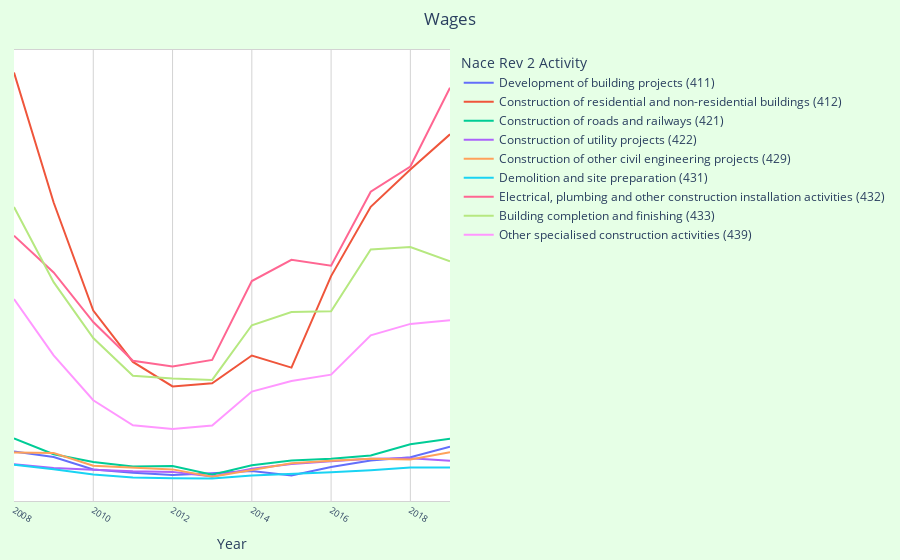

Here is the notebook cell this chart was saved with:
### Code cell
fig1 = px.line(wages, x="Year", y='VALUE', color="Nace Rev 2 Activity", title="Wages")
fig1.update_layout(
    xaxis_tickangle=30,#angle of the tick on x-axis
    title=dict(x=0.5), #set the title in center
    xaxis_tickfont=dict(size=9), #set the font for x-axis
    yaxis_visible=False, yaxis_showticklabels=False,
    margin=dict(l=10, r=20, t=50, b=20), #set the margin
    paper_bgcolor="#e6ffe6",#"#d7eff1", #set the background color for chart
    plot_bgcolor='white'
)
update_axes(fig1)

### Figure 1 — Plotly figure (JSON) as saved in the notebook; plotly's stock layout.template omitted (floating-point values rounded to 4 significant figures)
{"data": [{"hovertemplate": "Nace Rev 2 Activity=Development of building projects (411)<br>Year=%{x}<br>VALUE=%{y}<extra></extra>", "legendgroup": "Development of building projects (411)", "line": {"color": "#636efa", "dash": "solid"}, "marker": {"symbol": "circle"}, "mode": "lines", "name": "Development of building projects (411)", "orientation": "v", "showlegend": true, "type": "scatter", "x": [2008, 2009, 2010, 2011, 2012, 2013, 2014, 2015, 2016, 2017, 2018, 2019], "xaxis": "x", "y": [159545, 132153, 70836, 53924, 43848, 51313, 62503, 41457, 83166, 115048, 131153, 182351], "yaxis": "y"}, {"hovertemplate": "Nace Rev 2 Activity=Construction of residential and non-residential buildings (412)<br>Year=%{x}<br>VALUE=%{y}<extra></extra>", "legendgroup": "Construction of residential and non-residential buildings (412)", "line": {"color": "#EF553B", "dash": "solid"}, "marker": {"symbol": "circle"}, "mode": "lines", "name": "Construction of residential and non-residential buildings (412)", "orientation": "v", "showlegend": true, "type": "scatter", "x": [2008, 2009, 2010, 2011, 2012, 2013, 2014, 2015, 2016, 2017, 2018, 2019], "xaxis": "x", "y": [2025932, 1385667, 853547, 600327, 479868, 494748, 631743, 572298, 1023051, 1364556, 1548722, 1721650], "yaxis": "y"}, {"hovertemplate": "Nace Rev 2 Activity=Construction of roads and railways (421)<br>Year=%{x}<br>VALUE=%{y}<extra></extra>", "legendgroup": "Construction of roads and railways (421)", "line": {"color": "#00cc96", "dash": "solid"}, "marker": {"symbol": "circle"}, "mode": "lines", "name": "Construction of roads and railways (421)", "orientation": "v", "showlegend": true, "type": "scatter", "x": [2008, 2009, 2010, 2011, 2012, 2013, 2014, 2015, 2016, 2017, 2018, 2019], "xaxis": "x", "y": [224050, 145728, 107032, 85699, 87330, 44394, 91269, 115057, 123543, 139335, 194676, 221302], "yaxis": "y"}, {"hovertemplate": "Nace Rev 2 Activity=Construction of utility projects (422)<br>Year=%{x}<br>VALUE=%{y}<extra></extra>", "legendgroup": "Construction of utility projects (422)", "line": {"color": "#ab63fa", "dash": "solid"}, "marker": {"symbol": "circle"}, "mode": "lines", "name": "Construction of utility projects (422)", "orientation": "v", "showlegend": true, "type": "scatter", "x": [2008, 2009, 2010, 2011, 2012, 2013, 2014, 2015, 2016, 2017, 2018, 2019], "xaxis": "x", "y": [95966, 77532, 69619, 61604, 58663, 35473, 74220, 97234, 111506, 123004, 125291, 112913], "yaxis": "y"}, {"hovertemplate": "Nace Rev 2 Activity=Construction of other civil engineering projects (429)<br>Year=%{x}<br>VALUE=%{y}<extra></extra>", "legendgroup": "Construction of other civil engineering projects (429)", "line": {"color": "#FFA15A", "dash": "solid"}, "marker": {"symbol": "circle"}, "mode": "lines", "name": "Construction of other civil engineering projects (429)", "orientation": "v", "showlegend": true, "type": "scatter", "x": [2008, 2009, 2010, 2011, 2012, 2013, 2014, 2015, 2016, 2017, 2018, 2019], "xaxis": "x", "y": [153793, 151554, 88741, 78975, 70966, 34368, 68904, 101411, 113031, 123834, 119364, 155601], "yaxis": "y"}, {"hovertemplate": "Nace Rev 2 Activity=Demolition and site preparation (431)<br>Year=%{x}<br>VALUE=%{y}<extra></extra>", "legendgroup": "Demolition and site preparation (431)", "line": {"color": "#19d3f3", "dash": "solid"}, "marker": {"symbol": "circle"}, "mode": "lines", "name": "Demolition and site preparation (431)", "orientation": "v", "showlegend": true, "type": "scatter", "x": [2008, 2009, 2010, 2011, 2012, 2013, 2014, 2015, 2016, 2017, 2018, 2019], "xaxis": "x", "y": [93288, 71879, 45500, 30346, 27514, 26278, 40779, 47008, 56282, 66570, 80569, 80837], "yaxis": "y"}, {"hovertemplate": "Nace Rev 2 Activity=Electrical, plumbing and other construction installation activities (432)<br>Year=%{x}<br>VALUE=%{y}<extra></extra>", "legendgroup": "Electrical, plumbing and other construction installation activities (432)", "line": {"color": "#FF6692", "dash": "solid"}, "marker": {"symbol": "circle"}, "mode": "lines", "name": "Electrical, plumbing and other construction installation activities (432)", "orientation": "v", "showlegend": true, "type": "scatter", "x": [2008, 2009, 2010, 2011, 2012, 2013, 2014, 2015, 2016, 2017, 2018, 2019], "xaxis": "x", "y": [1222075, 1040976, 796796, 605994, 577751, 610282, 998975, 1103419, 1074716, 1438791, 1562850, 1951041], "yaxis": "y"}, {"hovertemplate": "Nace Rev 2 Activity=Building completion and finishing (433)<br>Year=%{x}<br>VALUE=%{y}<extra></extra>", "legendgroup": "Building completion and finishing (433)", "line": {"color": "#B6E880", "dash": "solid"}, "marker": {"symbol": "circle"}, "mode": "lines", "name": "Building completion and finishing (433)", "orientation": "v", "showlegend": true, "type": "scatter", "x": [2008, 2009, 2010, 2011, 2012, 2013, 2014, 2015, 2016, 2017, 2018, 2019], "xaxis": "x", "y": [1363489, 993166, 718242, 531921, 519139, 511827, 780854, 846237, 850038, 1154217, 1166075, 1096325], "yaxis": "y"}, {"hovertemplate": "Nace Rev 2 Activity=Other specialised construction activities (439)<br>Year=%{x}<br>VALUE=%{y}<extra></extra>", "legendgroup": "Other specialised construction activities (439)", "line": {"color": "#FF97FF", "dash": "solid"}, "marker": {"symbol": "circle"}, "mode": "lines", "name": "Other specialised construction activities (439)", "orientation": "v", "showlegend": true, "type": "scatter", "x": [2008, 2009, 2010, 2011, 2012, 2013, 2014, 2015, 2016, 2017, 2018, 2019], "xaxis": "x", "y": [910116, 632952, 411631, 287765, 269719, 286880, 454350, 506652, 537727, 731221, 787607, 805776], "yaxis": "y"}], "layout": {"legend": {"title": {"text": "Nace Rev 2 Activity"}, "tracegroupgap": 0}, "margin": {"b": 20, "l": 10, "r": 20, "t": 50}, "paper_bgcolor": "#e6ffe6", "plot_bgcolor": "white", "title": {"text": "Wages", "x": 0.5}, "xaxis": {"anchor": "y", "domain": [0, 1], "gridcolor": "lightgrey", "linecolor": "lightgrey", "mirror": true, "showline": true, "tickangle": 30, "tickfont": {"size": 9}, "title": {"text": "Year"}}, "yaxis": {"anchor": "x", "domain": [0, 1], "gridcolor": "lightgrey", "linecolor": "lightgrey", "mirror": true, "showline": true, "showticklabels": false, "title": {"text": "VALUE"}, "visible": false}}}
